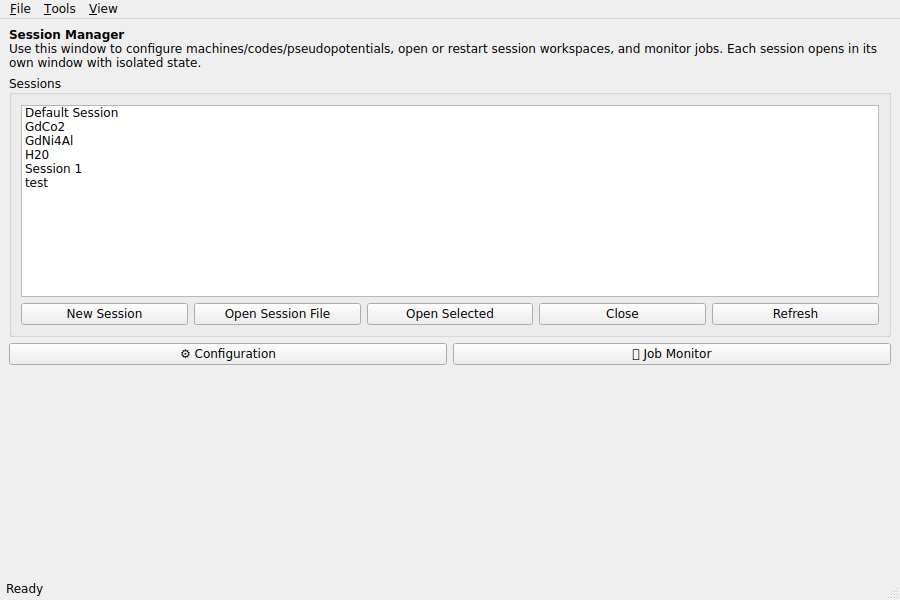

The Python source for this figure:
#!/usr/bin/env python3
"""Launch the real SessionManagerWindow, grab a screenshot, and save it.

Intended to run under Xvfb with XCB platform. Saves to /tmp/session_shot.png
and also to tools/session_shot.png inside the workspace for easy access.
"""

from __future__ import annotations
import sys
import os
from qtpy.QtWidgets import QApplication
from qtpy.QtCore import QTimer

OUT_TMP = '/tmp/session_shot.png'
OUT_WORK = os.path.join(os.getcwd(), 'tools', 'session_shot.png')

def main():
    # ensure project root is on sys.path so `import qtgui` works
    proj_root = os.getcwd()
    if proj_root not in sys.path:
        sys.path.insert(0, proj_root)

    app = QApplication(sys.argv)
    try:
        from qtgui.main_app import SessionManagerWindow
    except Exception as e:
        print('Import failed:', e)
        raise

    w = SessionManagerWindow()
    w.show()

    def grab_and_exit():
        try:
            pix = w.grab()
            pix.save(OUT_TMP, 'PNG')
            # also save a copy into workspace tools/ for easier retrieval
            try:
                pix.save(OUT_WORK, 'PNG')
            except Exception as e2:
                print('Failed save to workspace path:', e2)
            print('Saved', OUT_TMP)
        except Exception as e:
            print('Grab failed:', e)
        QTimer.singleShot(200, app.quit)

    QTimer.singleShot(1200, grab_and_exit)
    app.exec()

if __name__ == '__main__':
    main()
